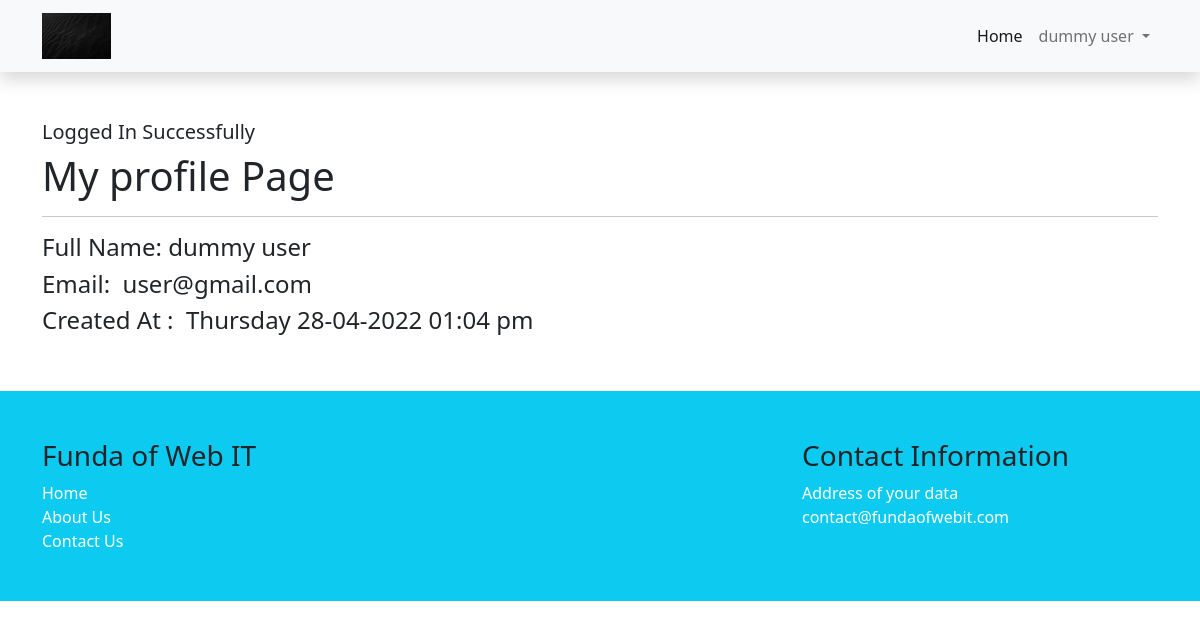
Page /myprofile.php (signed in) on the committed database.
### tables this page shows
CREATE TABLE `users` (
  `id` int(11) NOT NULL,
  `fname` varchar(191) NOT NULL,
  `lname` varchar(191) NOT NULL,
  `email` varchar(191) NOT NULL,
  `password` varchar(191) NOT NULL,
  `role_as` tinyint(2) DEFAULT 0 COMMENT '0=user, 1=admin, 2=superAdmin',
  `created_at` timestamp NOT NULL DEFAULT current_timestamp()
);

### config/databaseConnection.php (called while the page is built, shortened)
<?php
class DatabaseConnection {
	public function __construct(){
		$conn = new mysqli(DB_HOST,DB_USER,DB_PASSWORD,DB_DATABASE);
		return $this->conn = $conn;
	}
}
  ?>

### controllers/authenticationController.php (called while the page is built, shortened)
<?php
class AuthenticationController {
	public function __construct(){
		$db = new DatabaseConnection;
		$this->conn = $db->conn;
	}
	private function checkIsLoggedIn(){
		if (!isset($_SESSION["authenticated"])){
			redirect("Login to Access the page","login.php");
			return false;
		} else {
			return true;
		}
	}
	public function authDetail(){
		$checkAuth = $this->checkIsLoggedIn();
		if ($checkAuth){
			$user_id = $_SESSION["auth_user"]["user_id"];
			$getUserData = "SELECT * FROM users WHERE id = '$user_id' LIMIT 1";
			$result = $this->conn->query($getUserData) or die($this->conn->error);
			if ($result->num_rows > 0){
				$data = $result->fetch_assoc();
				return $data;
			} else {
				redirect("Something went wrong","login.php");
			}
		} else {
			return false;
		}
	}
}
?>

### myprofile.php (the view, shortened to what this page needs)
<?php
include_once("controllers/authenticationController.php");
$authenticated = new AuthenticationController;
$data = $authenticated->authDetail();
include("includes/header.php");
include("includes/navbar.php");
?>
<div class="py-5">
	<div class="container">
		<?php include("message.php"); ?>
		<h1>My profile Page</h1>
		<hr>
		<h4>Full Name: <?= $data["fname"]." ".$data["lname"]; ?></h4>
		<h4>Email:&nbsp;&nbsp;<?= $data["email"]; ?></h4>
		<h4>Created At :&nbsp;&nbsp;<?= date("l d-m-Y h:m a", strtotime($data["created_at"])); ?></h4>
	</div>
</div>
<?php include("includes/footer.php") ?>

### rows in the picture
users: fname "dummy", lname "user", email "user@gmail.com", created_at "Thursday 28-04-2022 01:04 pm"

### other values in the picture
$_SESSION["auth_user"]["fname"] "dummy"
$_SESSION["auth_user"]["lname"] "user"
$_SESSION["message"] "Logged In Successfully"
